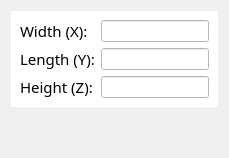
         <widget class="QWidget" name="simulation_tab">
          <attribute name="title">
           <string>Box</string>
          </attribute>
          <layout class="QGridLayout" name="gridLayout_14">
           <item row="0" column="0">
            <widget class="QWidget" name="widget_box_properties" native="true">
             <property name="styleSheet">
              <string notr="true">background-color: rgb(255, 255, 255);
alternate-background-color: rgb(255, 255, 255);</string>
             </property>
             <layout class="QGridLayout" name="gridLayout_2">
              <item row="2" column="0">
               <widget class="QLabel" name="Box_widthZ">
                <property name="font">
                 <font>
                  <family>.SF NS Text</family>
                  <pointsize>11</pointsize>
                 </font>
                </property>
                <property name="text">
                 <string>Height (Z):</string>
                </property>
               </widget>
              </item>
              <item row="2" column="1">
               <widget class="QLineEdit" name="Edit_widthZ">
                <property name="autoFillBackground">
                 <bool>false</bool>
                </property>
                <property name="text">
                 <string/>
                </property>
                <property name="dragEnabled">
                 <bool>true</bool>
                </property>
                <property name="readOnly">
                 <bool>true</bool>
                </property>
               </widget>
              </item>
              <item row="0" column="0">
               <widget class="QLabel" name="Box_widthX">
                <property name="font">
                 <font>
                  <family>.SF NS Text</family>
                  <pointsize>11</pointsize>
                 </font>
                </property>
                <property name="text">
                 <string>Width (X):</string>
                </property>
               </widget>
              </item>
              <item row="0" column="1">
               <widget class="QLineEdit" name="Edit_widthX">
                <property name="autoFillBackground">
                 <bool>false</bool>
                </property>
                <property name="text">
                 <string/>
                </property>
                <property name="dragEnabled">
                 <bool>true</bool>
                </property>
                <property name="readOnly">
                 <bool>true</bool>
                </property>
               </widget>
              </item>
              <item row="1" column="1">
               <widget class="QLineEdit" name="Edit_widthY">
                <property name="autoFillBackground">
                 <bool>false</bool>
                </property>
                <property name="text">
                 <string/>
                </property>
                <property name="dragEnabled">
                 <bool>true</bool>
                </property>
                <property name="readOnly">
                 <bool>true</bool>
                </property>
               </widget>
              </item>
              <item row="1" column="0">
               <widget class="QLabel" name="Box_widthY">
                <property name="font">
                 <font>
                  <family>.SF NS Text</family>
                  <pointsize>11</pointsize>
                 </font>
                </property>
                <property name="text">
                 <string>Length (Y):</string>
                </property>
               </widget>
              </item>
             </layout>
            </widget>
           </item>
           <item row="1" column="0">
            <spacer name="verticalSpacer">
             <property name="orientation">
              <enum>Qt::Vertical</enum>
             </property>
             <property name="sizeHint" stdset="0">
              <size>
               <width>20</width>
               <height>40</height>
              </size>
             </property>
            </spacer>
           </item>
          </layout>
         </widget>
